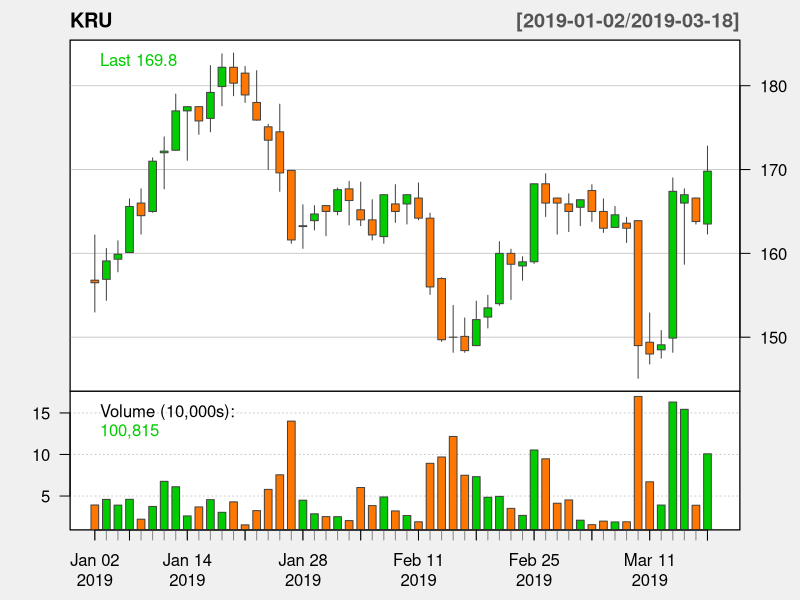
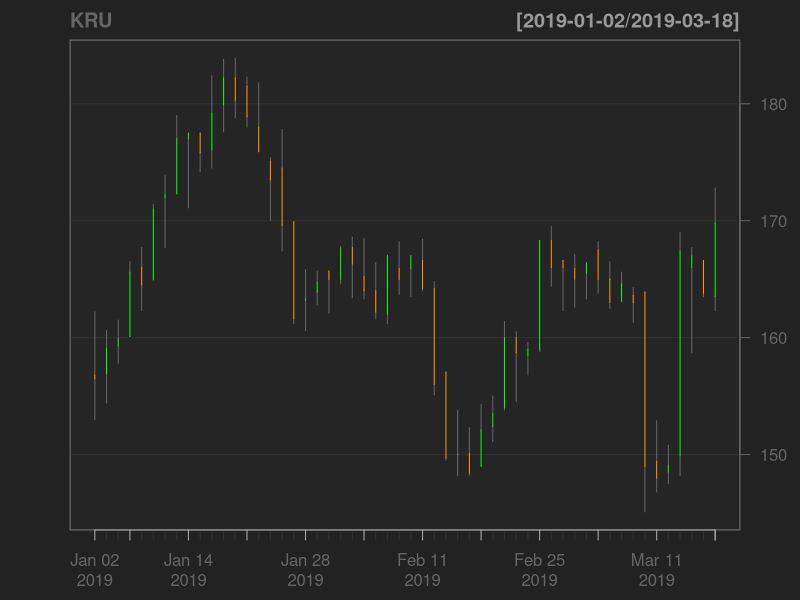
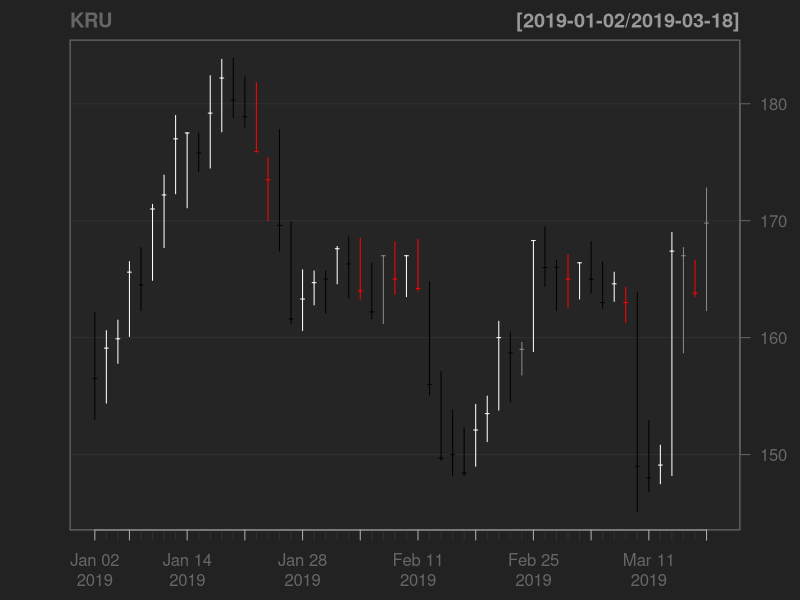
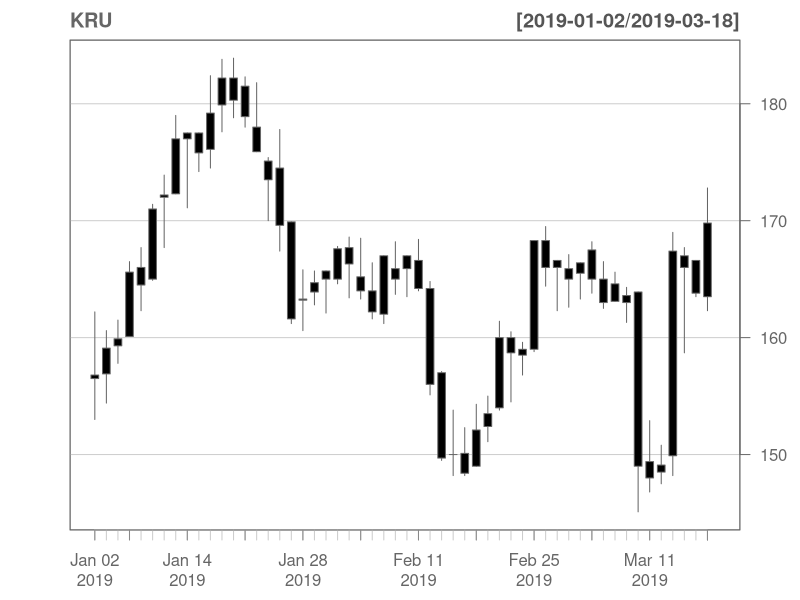
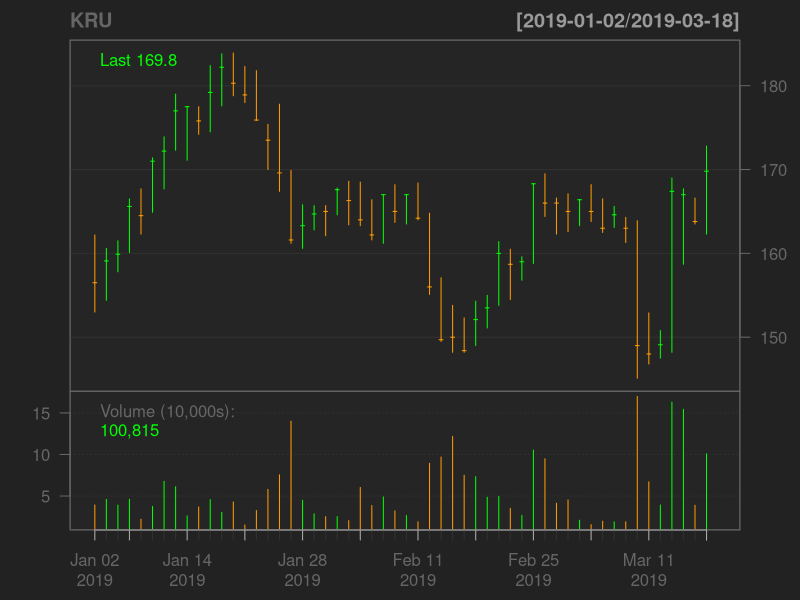
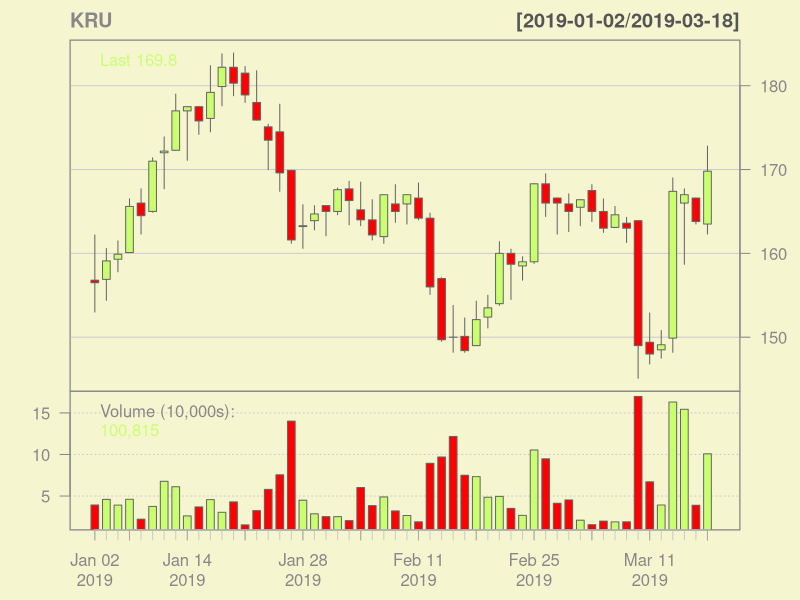
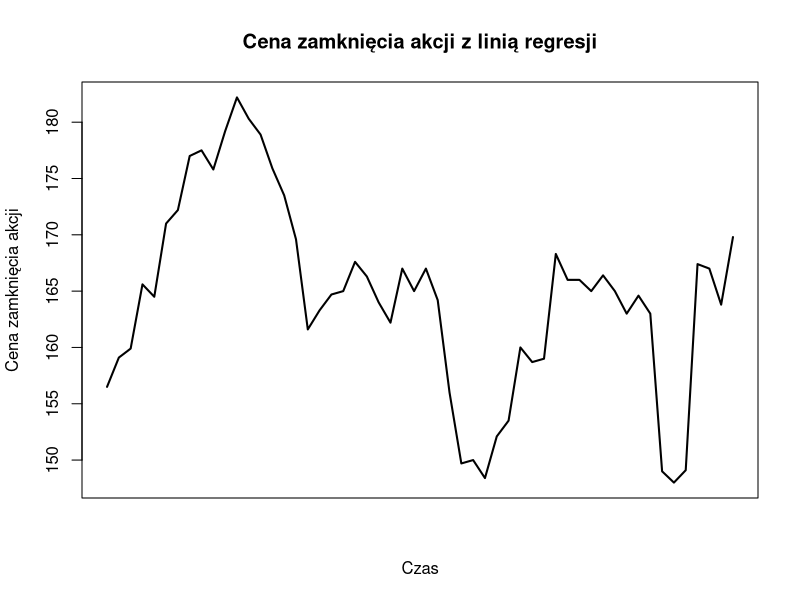

Here is the R script that generated these plots, in order: (Note: this script raises an error after producing the figures.)
## ---- chunk 1
library(quantmod)
library(xts)
kruk.raw = read.csv("Kielbik-kru_d.csv", header = TRUE, sep = ",")
kruk = xts(kruk.raw[, -1], order.by = as.Date(kruk.raw[, 1])) #zamiana danych w szereg czasowych
KRU <- kruk
names(KRU) = c("KRU.Open", "KRU.High", "KRU.Low", "KRU.Close", "KRU,Volume")
## ---- chunk 2
chartSeries(KRU, theme = chartTheme(1))
## ---- chunk 3
chartSeries(KRU, bar.type = "ohlc", TA = NULL, type = "matchsticks")
## ---- chunk 4
chartSeries(KRU, multi.col = TRUE, bar.type = "hlc", TA = NULL, type = "bars")
## ---- chunk 5
chartSeries(KRU,theme = chartTheme(2), TA = NULL)
## ---- chunk 6
chartSeries(KRU, bar.type = "hlc", type = "bars")
## ---- chunk 7
chartSeries(KRU, theme = chartTheme(5), up.col = "darkolivegreen1", dn.col = "red")
## ---- chunk 8
#Wczytanie dane
dane = read.csv("Kielbik-kru_d.csv", header = TRUE, sep = ",")

#Przygotowanie danych 
Zam = dane$Zamkniecie
Dni = as.numeric(1:length(dane$Data)) 
dane_r=data.frame(cbind(Dni, Zam))
head(dane_r)
## ---- chunk 9
czas <- which(dane$Data == "2019-03-04")
obs <- nrow(dane)

zb_ucz <- dane_r[1:(czas - 1), ]
zb_test <- dane_r[czas:obs,]
## ---- chunk 10
model1 <- lm(Zam ~ Dni, data=zb_ucz)
summary(model1)
## ---- chunk 11
plot(dane_r$Zam,
     type="l",
     lwd = "2",
     main = "Cena zamknięcia akcji z linią regresji",
     xlab = "Czas", 
     ylab = "Cena zamknięcia akcji",
     xaxt = "n")
axis(1, at = dane$Data, labels = levels(dane$Data))
abline(model1, col = "red", lwd = "2")
## ---- chunk 12
prognoza1=predict(model1,newdata=zb_test)
prognoza1
## ---- chunk 13
plot(zb_test$Zam,
     type="l",
     lwd = "2",
     main = "Prognoza ceny zamknięcia akcji",
     xlab = "Czas", 
     ylab = "Cena zamknięcia akcji KRU S.A.",
     xaxt = "n")
axis(1, at = dane$Data)
lines(prognoza1, col = "red", lwd = "2")
## ---- chunk 14
bl1=mean(((prognoza1 - zb_test$Zam)^2)) #błąd średniokwadratowy
bl1

th1=sum(((prognoza1 - zb_test$Zam)^2))/sum((zb_test$Zam^2)) #wartość statystyki Theil'a
th1
## ---- chunk 15
N <- length(dane$Zamkniecie)
n <- 30
model2 <- lm(Zam~Dni, data = zb_ucz[(N-n+1):N,])
summary(model2)
## ---- chunk 16
plot(dane_r$Zam,
     type = "l",
     lwd = "2",
     main="Model z trendem liniowym dla całych przeszłych danych",
     xlab = "Czas",
     ylab = "Cena zamknięcia akcji KRU",
     xaxt = "n")
axis(1, at = dane$Data, labels = levels(dane$Data))
abline(model2, col = "blue", lwd="2")
## ---- chunk 17
prognoza2=predict(model2,newdata=zb_test)
prognoza2
## ---- chunk 18
plot(zb_test$Zam,
     type = "l",
     lwd = "2",
     main="Prognoza ceny zamknięcia",
     xlab = "Czas",
     ylab="Cena zamknięcia akcji KRU",
     xaxt = "n")
axis(1, at = dane$t, labels = levels(dane$t))
lines(prognoza2, col="blue", type="l", lwd = "2")
## ---- chunk 19
bl2=mean(((prognoza2 - zb_test$Zam)^2)) #błąd średniokwadratowy
bl2
th2=sum(((prognoza2- zb_test$Zam)^2))/sum((zb_test$Zam^2)) #wartość statystyki Theil'a
th2
## ---- chunk 20
#Model 1
bl1
th1

#Model 2
bl2
th2
